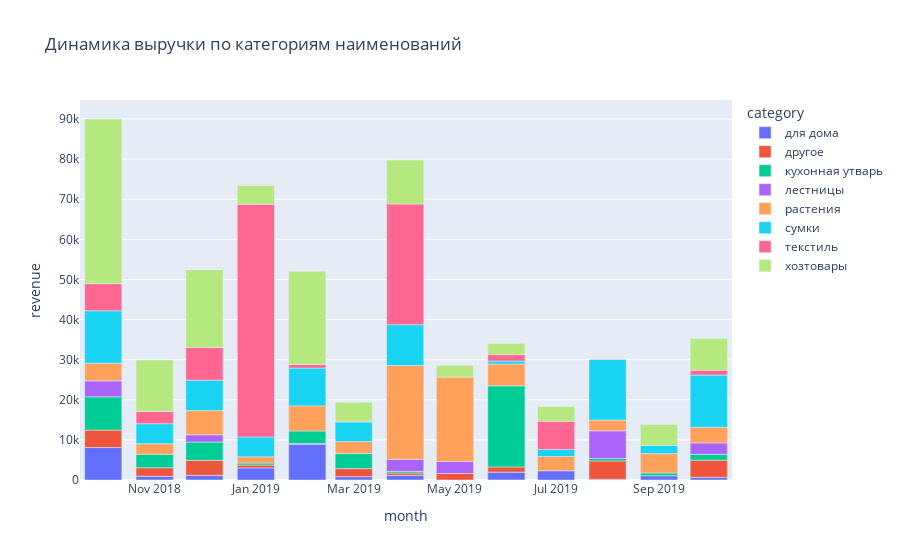

The notebook cell this image was saved under:
### Code cell
#Построим график выручки по категориям
category_plot2 = data_loyal.groupby(['category', 'month']).agg({'revenue':'sum'}).reset_index()

fig = px.bar(
    category_plot2,
    x='month',
    y='revenue',
    color='category',
    title='Динамика выручки по категориям наименований',
)

fig.show()

### Figure 1 — Plotly figure (JSON) as saved in the notebook; plotly's stock layout.template omitted (floating-point values rounded to 4 significant figures)
{"data": [{"alignmentgroup": "True", "hovertemplate": "category=для дома<br>month=%{x}<br>revenue=%{y}<extra></extra>", "legendgroup": "для дома", "marker": {"color": "#636efa", "pattern": {"shape": ""}}, "name": "для дома", "offsetgroup": "для дома", "orientation": "v", "showlegend": true, "textposition": "auto", "type": "bar", "x": ["2018-10", "2018-11", "2018-12", "2019-01", "2019-02", "2019-03", "2019-04", "2019-06", "2019-07", "2019-08", "2019-09", "2019-10"], "xaxis": "x", "y": [8092, 926, 1167, 3011, 8913, 827, 1172, 1948, 2298, 194, 1069, 680], "yaxis": "y"}, {"alignmentgroup": "True", "hovertemplate": "category=другое<br>month=%{x}<br>revenue=%{y}<extra></extra>", "legendgroup": "другое", "marker": {"color": "#EF553B", "pattern": {"shape": ""}}, "name": "другое", "offsetgroup": "другое", "orientation": "v", "showlegend": true, "textposition": "auto", "type": "bar", "x": ["2018-10", "2018-11", "2018-12", "2019-01", "2019-02", "2019-03", "2019-04", "2019-05", "2019-06", "2019-08", "2019-10"], "xaxis": "x", "y": [4345, 2144, 3727, 718, 163, 2017, 565, 1627, 1305, 4572, 4262], "yaxis": "y"}, {"alignmentgroup": "True", "hovertemplate": "category=кухонная утварь<br>month=%{x}<br>revenue=%{y}<extra></extra>", "legendgroup": "кухонная утварь", "marker": {"color": "#00cc96", "pattern": {"shape": ""}}, "name": "кухонная утварь", "offsetgroup": "кухонная утварь", "orientation": "v", "showlegend": true, "textposition": "auto", "type": "bar", "x": ["2018-10", "2018-11", "2018-12", "2019-01", "2019-02", "2019-03", "2019-04", "2019-06", "2019-08", "2019-09", "2019-10"], "xaxis": "x", "y": [8304, 3344, 4578, 492, 3149, 3745, 418, 20232, 598, 675, 1453], "yaxis": "y"}, {"alignmentgroup": "True", "hovertemplate": "category=лестницы<br>month=%{x}<br>revenue=%{y}<extra></extra>", "legendgroup": "лестницы", "marker": {"color": "#ab63fa", "pattern": {"shape": ""}}, "name": "лестницы", "offsetgroup": "лестницы", "orientation": "v", "showlegend": true, "textposition": "auto", "type": "bar", "x": ["2018-10", "2018-12", "2019-04", "2019-05", "2019-08", "2019-10"], "xaxis": "x", "y": [3974, 1799, 2999, 2999, 6898, 2849], "yaxis": "y"}, {"alignmentgroup": "True", "hovertemplate": "category=растения<br>month=%{x}<br>revenue=%{y}<extra></extra>", "legendgroup": "растения", "marker": {"color": "#FFA15A", "pattern": {"shape": ""}}, "name": "растения", "offsetgroup": "растения", "orientation": "v", "showlegend": true, "textposition": "auto", "type": "bar", "x": ["2018-10", "2018-11", "2018-12", "2019-01", "2019-02", "2019-03", "2019-04", "2019-05", "2019-06", "2019-07", "2019-08", "2019-09", "2019-10"], "xaxis": "x", "y": [4414, 2615, 6028, 1567, 6250, 2988, 23380, 21025, 5431, 3557, 2674, 4838, 3914], "yaxis": "y"}, {"alignmentgroup": "True", "hovertemplate": "category=сумки<br>month=%{x}<br>revenue=%{y}<extra></extra>", "legendgroup": "сумки", "marker": {"color": "#19d3f3", "pattern": {"shape": ""}}, "name": "сумки", "offsetgroup": "сумки", "orientation": "v", "showlegend": true, "textposition": "auto", "type": "bar", "x": ["2018-10", "2018-11", "2018-12", "2019-01", "2019-02", "2019-03", "2019-04", "2019-06", "2019-07", "2019-08", "2019-09", "2019-10"], "xaxis": "x", "y": [13065, 5007, 7585, 4957, 9417, 4874, 10196, 734, 1762, 15145, 2007, 13009], "yaxis": "y"}, {"alignmentgroup": "True", "hovertemplate": "category=текстиль<br>month=%{x}<br>revenue=%{y}<extra></extra>", "legendgroup": "текстиль", "marker": {"color": "#FF6692", "pattern": {"shape": ""}}, "name": "текстиль", "offsetgroup": "текстиль", "orientation": "v", "showlegend": true, "textposition": "auto", "type": "bar", "x": ["2018-10", "2018-11", "2018-12", "2019-01", "2019-02", "2019-03", "2019-04", "2019-06", "2019-07", "2019-08", "2019-10"], "xaxis": "x", "y": [6744, 3056, 8146, 57984, 899, 209, 30085, 1607, 7049, 74, 1199], "yaxis": "y"}, {"alignmentgroup": "True", "hovertemplate": "category=хозтовары<br>month=%{x}<br>revenue=%{y}<extra></extra>", "legendgroup": "хозтовары", "marker": {"color": "#B6E880", "pattern": {"shape": ""}}, "name": "хозтовары", "offsetgroup": "хозтовары", "orientation": "v", "showlegend": true, "textposition": "auto", "type": "bar", "x": ["2018-10", "2018-11", "2018-12", "2019-01", "2019-02", "2019-03", "2019-04", "2019-05", "2019-06", "2019-07", "2019-09", "2019-10"], "xaxis": "x", "y": [41061, 12847, 19345, 4653, 23257, 4697, 10959, 2869, 2754, 3678, 5248, 7894], "yaxis": "y"}], "layout": {"barmode": "relative", "legend": {"title": {"text": "category"}, "tracegroupgap": 0}, "title": {"text": "Динамика выручки по категориям наименований"}, "xaxis": {"anchor": "y", "domain": [0, 1], "title": {"text": "month"}}, "yaxis": {"anchor": "x", "domain": [0, 1], "title": {"text": "revenue"}}}}
